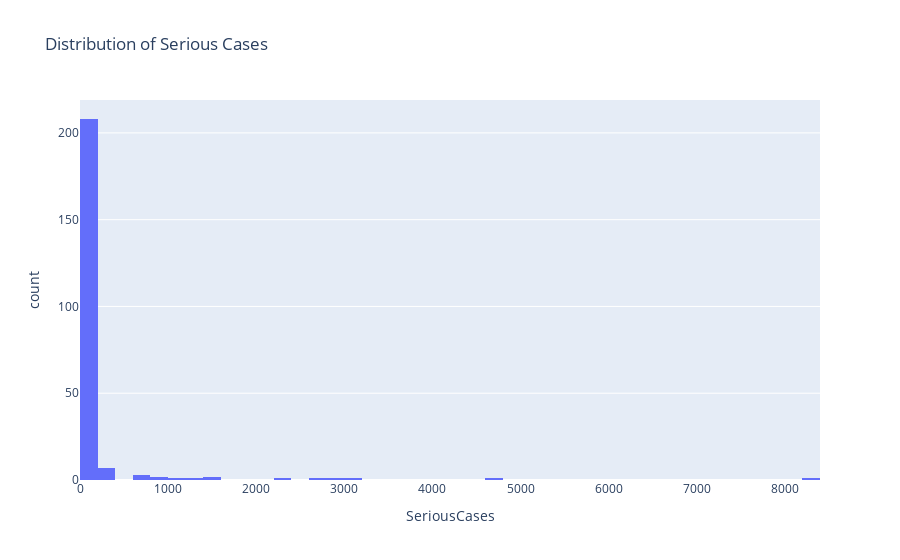

Notebook code for this chart:
### Code cell
# Plot the distribution of Serious Cases
fig = px.histogram(df, x='SeriousCases', title="Distribution of Serious Cases")
fig.show()

### Figure 1 — Plotly figure (JSON) as saved in the notebook; plotly's stock layout.template omitted (floating-point values rounded to 4 significant figures; data arrays with more than 128 entries replaced by an {"elided": "..."} marker saying what was removed)
{"data": [{"alignmentgroup": "True", "bingroup": "x", "hovertemplate": "SeriousCases=%{x}<br>count=%{y}<extra></extra>", "legendgroup": "", "marker": {"color": "#636efa", "pattern": {"shape": ""}}, "name": "", "offsetgroup": "", "orientation": "v", "showlegend": false, "type": "histogram", "x": {"elided": "230 int values"}, "xaxis": "x", "yaxis": "y"}], "layout": {"barmode": "relative", "legend": {"tracegroupgap": 0}, "title": {"text": "Distribution of Serious Cases"}, "xaxis": {"anchor": "y", "domain": [0, 1], "title": {"text": "SeriousCases"}}, "yaxis": {"anchor": "x", "domain": [0, 1], "title": {"text": "count"}}}}
